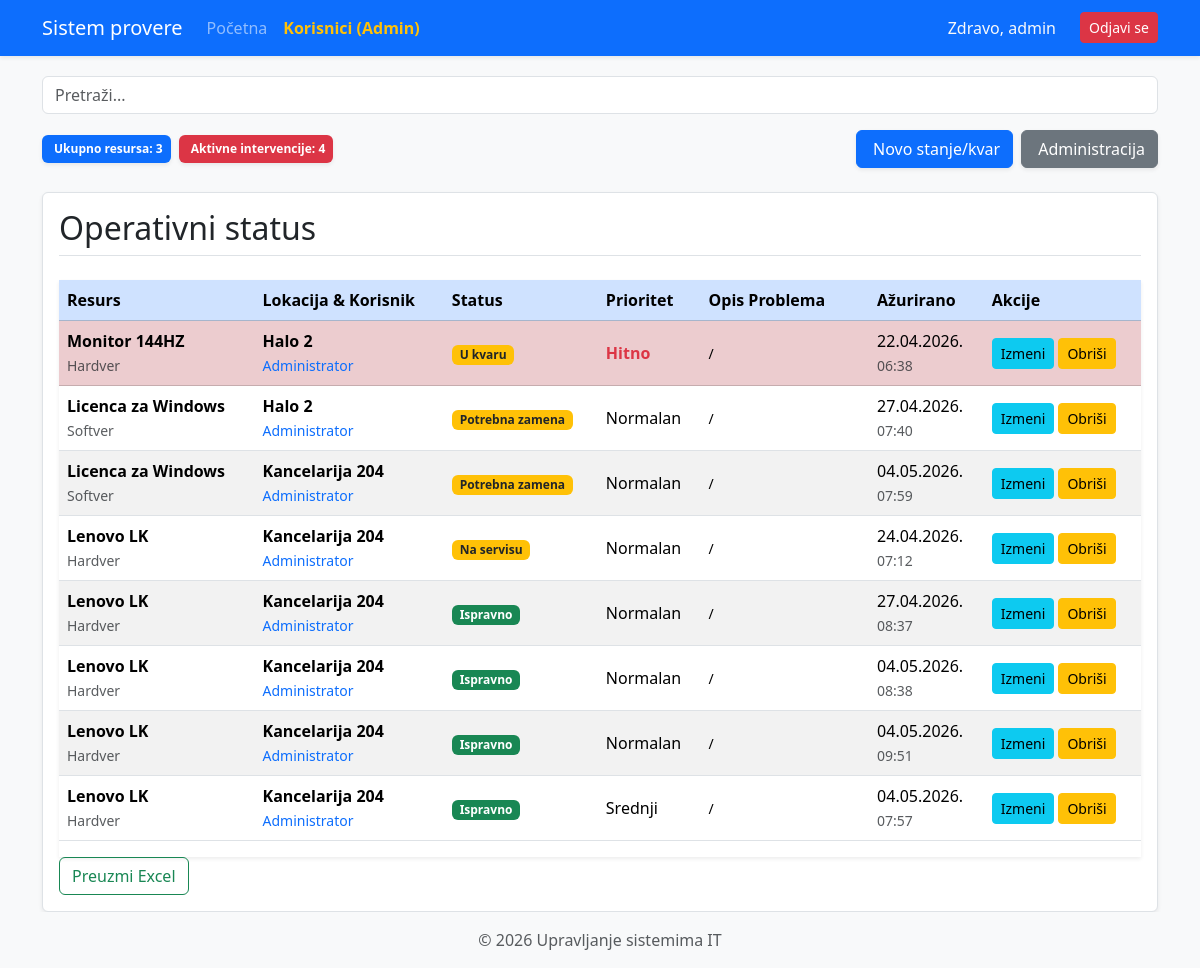
Page / (signed in) on the earlier database version.
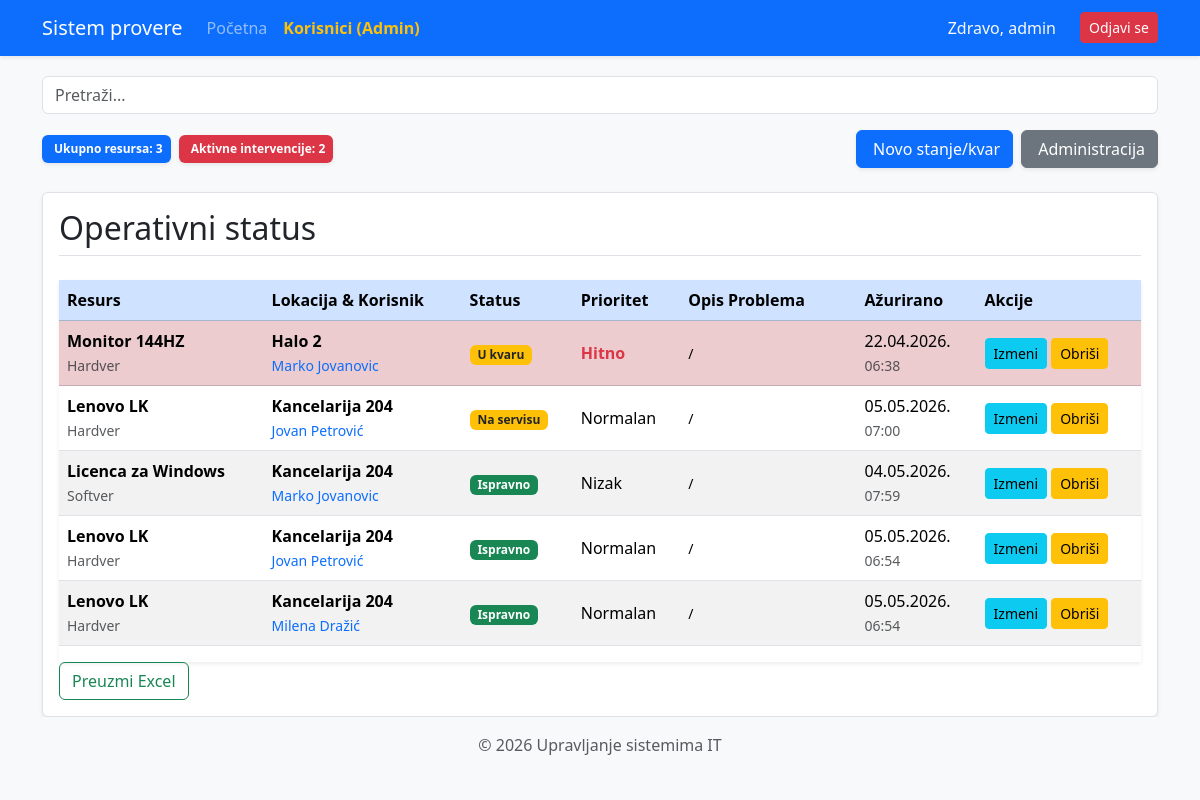
Same page on the later database version.
### alchemy_classes.py (models this page shows)
class User(db.Model, UserMixin):
    __tablename__ = "user"
    id: Mapped[int] = mapped_column(Integer, primary_key=True)
    username: Mapped[str] = mapped_column(String(20), unique=True, nullable=False)
    password: Mapped[str] = mapped_column(String(100), nullable=False)
    ime_prezime: Mapped[str] = mapped_column(String(100), nullable=True)
    uloga: Mapped[str] = mapped_column(String(10), default="user")
    zaduzeni_statusi: Mapped[list["StatusResursa"]] = relationship("StatusResursa", back_populates="korisnik")

class StatusResursa(db.Model):
    __tablename__ = "status_resursa"
    id: Mapped[int] = mapped_column(Integer, primary_key=True)
    resurs_id: Mapped[int] = mapped_column(ForeignKey("resurs.id"), nullable=False)
    lokacija_id: Mapped[int] = mapped_column(ForeignKey("lokacija.id"), nullable=False)
    korisnik_id: Mapped[int] = mapped_column(ForeignKey("user.id"), nullable=False) # VEZA SA KORISNIKOM!
    kolicina: Mapped[int] = mapped_column(Integer, default=1)
    status_kvara: Mapped[str] = mapped_column(String(50))
    prioritet: Mapped[str] = mapped_column(String(20))
    opis_problema: Mapped[str] = mapped_column(String(50), nullable=True)
    datum_prijave: Mapped[datetime] = mapped_column(DateTime, default=datetime.utcnow)
    resurs: Mapped["Resurs"] = relationship("Resurs", back_populates="statusi")
    lokacija: Mapped["Lokacija"] = relationship("Lokacija", back_populates="izvestaji")
    korisnik: Mapped["User"] = relationship("User", back_populates="zaduzeni_statusi")

class Resurs(db.Model):
    __tablename__ = "resurs"
    id: Mapped[int] = mapped_column(Integer, primary_key=True)
    naziv: Mapped[str] = mapped_column(String(100), nullable=False)
    tip: Mapped[str] = mapped_column(String(50))
    serijski_broj: Mapped[str] = mapped_column(String(100), unique=True)
    godina_nabavke: Mapped[int] = mapped_column(Integer)
    statusi: Mapped[list["StatusResursa"]] = relationship("StatusResursa", back_populates="resurs")

class Lokacija(db.Model):
    __tablename__ = "lokacija"
    id: Mapped[int] = mapped_column(Integer, primary_key=True)
    naziv: Mapped[str] = mapped_column(String(100), nullable=False)
    sprat: Mapped[str] = mapped_column(String(50), nullable=True)
    odgovorno_lice: Mapped[str] = mapped_column(String(100))
    izvestaji: Mapped[list["StatusResursa"]] = relationship("StatusResursa", back_populates="lokacija")

### main.py (the view)
@app.route('/')
@login_required
def home():
    svi_resursi = Resurs.query.all()
    aktivni_kvarovi = StatusResursa.query.filter(StatusResursa.status_kvara != 'Ispravno').all()
    search_query = request.args.get('search', '')
    upit_stanja = db.select(StatusResursa).join(Resurs).join(Lokacija)
    if search_query:
        upit_stanja = upit_stanja.where(
            (Resurs.naziv.ilike(f'%{search_query}%')) |
            (StatusResursa.status_kvara.ilike(f'%{search_query}%')) |
            (Lokacija.naziv.ilike(f'%{search_query}%'))
        )
    upit_stanja = upit_stanja.order_by(
        StatusResursa.status_kvara.desc(),
        StatusResursa.prioritet.asc()
    )
    sva_stanja = db.session.execute(upit_stanja).scalars().all()
    return render_template("index.html",
                           stanja=sva_stanja,
                           resursi=svi_resursi,
                           statusi=aktivni_kvarovi,
                           naslov="Glavni Dashboard")

### main.py (called while the page is built)
@login_manager.user_loader
def load_user(user_id):
    return db.get_or_404(User, user_id)

### templates/index.html (shortened to what this page needs)
{% extends "base.html" %}
{% block content %}
<form action="/" method="GET" class="mb-3">
    <input type="text" name="search" placeholder="Pretraži..." class="form-control" value="{{ request.args.get('search', '') }}">
</form>
<div class="row g-3 mb-4">
    <div class="col-12 col-md-6 d-flex align-items-center justify-content-start flex-wrap gap-2">
        <span class="badge bg-primary p-2 shadow-sm">
             Ukupno resursa: {{ resursi|length }}
        </span>
        <span class="badge bg-danger p-2 shadow-sm">
             Aktivne intervencije: {{ statusi|length }}
        </span>
    </div>
    <div class="col-12 col-md-6">
        <div class="d-grid d-md-flex justify-content-md-end gap-2">
            <a class="btn btn-primary shadow-sm" href="{{ url_for('add_status') }}">
                 Novo stanje/kvar
            </a>
            <a class="btn btn-secondary shadow-sm" href="{{ url_for('admin_page') }}">
                 Administracija
            </a>
        </div>
    </div>
</div>
<div class="jumbotron shadow-sm border rounded p-3 bg-white">
    <div class="container-fluid px-0">
        <h2 class="mb-4 text-dark border-bottom pb-2">Operativni status</h2>
        <div class="table-responsive mt-3 shadow-sm">
            <table class="table table-striped table-hover align-middle">
                <thead>
                    <tr class="table-primary">
                        <th scope="col">Resurs</th>
                        <th scope="col">Lokacija & Korisnik</th>
                        <th scope="col">Status</th>
                        <th scope="col">Prioritet</th>
                        <th scope="col" style="min-width: 150px;">Opis Problema</th>
                        <th scope="col">Ažurirano</th>
                        <th scope="col">Akcije</th>
                    </tr>
                </thead>
                <tbody>
                    {% for s in stanja %}
                    <tr class="{% if s.prioritet == 'Hitno' %}table-danger{% endif %}">
                        <td>
                            <strong>{{ s.resurs.naziv }}</strong> <br>
                            <small class="text-muted">{{ s.resurs.tip }}</small>
                        </td>
                        <td>
                            <strong>{{ s.lokacija.naziv }}</strong> <br>
                            <small class="text-primary">
                                {% if s.korisnik %}
                                    {{ s.korisnik.ime_prezime }}
                                {% else %}
                                    <span class="text-muted italic">Nije dodeljeno</span>
                                {% endif %}
                            </small>
                        </td>
                        <td>
                            <span class="badge {% if s.status_kvara == 'Ispravno' %}bg-success{% else %}bg-warning text-dark{% endif %}">
                                {{ s.status_kvara }}
                            </span>
                        </td>
                        <td>
                            {% if s.prioritet == 'Hitno' %}
                                <span class="text-danger fw-bold"> {{ s.prioritet }}</span>
                            {% else %}
                                {{ s.prioritet }}
                            {% endif %}
                        </td>
                        <td><small>{{ s.opis_problema or "/" }}</small></td>
                        <td style="white-space: nowrap;">{{ s.datum_prijave.strftime('%d.%m.%Y.') }}<br>
                            <small class="text-muted">{{ s.datum_prijave.strftime('%H:%M') }}</small>
                        </td>
                        <td>
                            <div class="d-flex gap-1">
                                <a class="btn btn-sm btn-info" href="{{ url_for('izmeni_stanje', stanje_id=s.id) }}">
                                    Izmeni
                                </a>
                                <a class="btn btn-sm btn-warning"
                                   href="{{ url_for('delete_status', status_id=s.id) }}"
                                   onclick="return confirm('Da li ste sigurni da želite da obrišete ovaj status?')">
                                    Obriši
                                </a>
                            </div>
                        </td>
                    </tr>
                    {% endfor %}
                </tbody>
            </table>
        </div>
            <a class="btn btn-outline-success" href="{{ url_for('export_excel') }}">
                 Preuzmi Excel
            </a>
        </div>
    </div>
</div>
{% endblock %}

### templates/base.html (shortened to what this page needs)
<!DOCTYPE html>
<html lang="sr">
<head>
    {{ bootstrap.load_css() }}
</head>
<body>
    <nav class="navbar navbar-expand-lg navbar-dark bg-primary shadow-sm">
        <div class="container">
            <a class="navbar-brand" href="{{ url_for('home') }}"> Sistem provere</a>
            <div class="collapse navbar-collapse" id="navbarNav">
                <ul class="navbar-nav me-auto">
                    <li class="nav-item">
                        <a class="nav-link" href="{{ url_for('home') }}">Početna</a>
                    </li>
                    {% if current_user.is_authenticated and current_user.uloga == 'admin' %}
                    <li class="nav-item">
                        <a class="nav-link fw-bold text-warning" href="{{ url_for('admin_panel') }}"> Korisnici (Admin)</a>
                    </li>
                    {% endif %}
                </ul>
                <ul class="navbar-nav ms-auto">
                    {% if current_user.is_authenticated %}
                        <li class="nav-item">
                            <span class="nav-link text-light">Zdravo, {{ current_user.username }}</span>
                        </li>
                        <li class="nav-item">
                            <a class="btn btn-danger btn-sm ms-lg-3 mt-1" href="{{ url_for('logout') }}">Odjavi se</a>
                        </li>
                    {% else %}
                        <li class="nav-item">
                            <a class="nav-link" href="{{ url_for('login') }}">Prijava</a>
                        </li>
                    {% endif %}
                </ul>
            </div>
        </div>
    </nav>
    <div class="container">
        {% block content %}{% endblock %}
    <footer class="footer mt-auto py-3 bg-light text-center">
        <div class="container">
            <span class="text-muted">© 2026 Upravljanje sistemima IT</span>
        </div>
    </footer>
</body>
</html>
</html>

### templates/base.html (style rules this page uses)
body { background-color: #f8f9fa; }
.navbar { margin-bottom: 20px; }
.footer { margin-top: 40px; padding: 20px; background: #eee; text-align: center; }

Differences in the rows shown:
removed StatusResursa: resurs.naziv "Licenca za Windows", resurs.tip "Softver", lokacija.naziv "Halo 2", korisnik.ime_prezime "Administrator", status_kvara "Potrebna zamena", prioritet "Normalan", opis_problema "/", datum_prijave "27.04.2026.", datum_prijave "07:40"
removed StatusResursa: resurs.naziv "Lenovo LK", resurs.tip "Hardver", lokacija.naziv "Kancelarija 204", korisnik.ime_prezime "Administrator", status_kvara "Na servisu", prioritet "Normalan", opis_problema "/", datum_prijave "24.04.2026.", datum_prijave "07:12"
removed StatusResursa: resurs.naziv "Lenovo LK", resurs.tip "Hardver", lokacija.naziv "Kancelarija 204", korisnik.ime_prezime "Administrator", status_kvara "Ispravno", prioritet "Normalan", opis_problema "/", datum_prijave "27.04.2026.", datum_prijave "08:37"
removed StatusResursa: resurs.naziv "Lenovo LK", resurs.tip "Hardver", lokacija.naziv "Kancelarija 204", korisnik.ime_prezime "Administrator", status_kvara "Ispravno", prioritet "Normalan", opis_problema "/", datum_prijave "04.05.2026.", datum_prijave "08:38"
removed StatusResursa: resurs.naziv "Lenovo LK", resurs.tip "Hardver", lokacija.naziv "Kancelarija 204", korisnik.ime_prezime "Administrator", status_kvara "Ispravno", prioritet "Normalan", opis_problema "/", datum_prijave "04.05.2026.", datum_prijave "09:51"
removed StatusResursa: resurs.naziv "Lenovo LK", resurs.tip "Hardver", lokacija.naziv "Kancelarija 204", korisnik.ime_prezime "Administrator", status_kvara "Ispravno", prioritet "Srednji", opis_problema "/", datum_prijave "04.05.2026.", datum_prijave "07:57"
changed through a linked row, StatusResursa "Hitno": korisnik.ime_prezime "Administrator" → "Marko Jovanovic"
added StatusResursa: resurs.naziv "Lenovo LK", resurs.tip "Hardver", lokacija.naziv "Kancelarija 204", korisnik.ime_prezime "Jovan Petrović", status_kvara "Na servisu", prioritet "Normalan", opis_problema "/", datum_prijave "05.05.2026.", datum_prijave "07:00"
changed StatusResursa "Licenca za Windows": korisnik.ime_prezime "Administrator" → "Marko Jovanovic"; status_kvara "Potrebna zamena" → "Ispravno"; prioritet "Normalan" → "Nizak"
added StatusResursa: resurs.naziv "Lenovo LK", resurs.tip "Hardver", lokacija.naziv "Kancelarija 204", korisnik.ime_prezime "Jovan Petrović", status_kvara "Ispravno", prioritet "Normalan", opis_problema "/", datum_prijave "05.05.2026.", datum_prijave "06:54"
added StatusResursa: resurs.naziv "Lenovo LK", resurs.tip "Hardver", lokacija.naziv "Kancelarija 204", korisnik.ime_prezime "Milena Dražić", status_kvara "Ispravno", prioritet "Normalan", opis_problema "/", datum_prijave "05.05.2026.", datum_prijave "06:54"
Other differences:
{{ statusi|length }}: "4" → "2"
